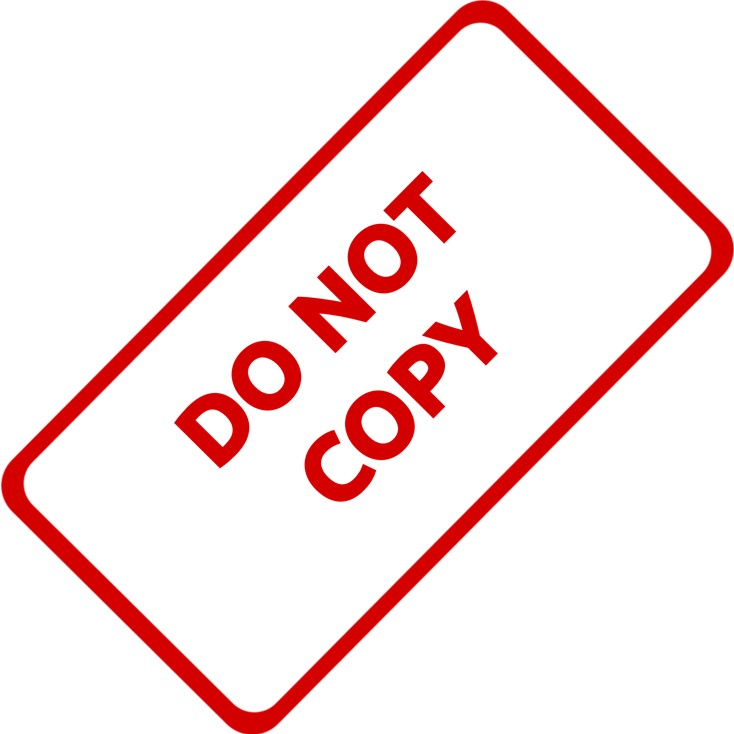
#> input picture python/cv_data/watermark_no_copy.png, 734 x 734 px
$ jupyter execute --allow-errors opencv_pt04.ipynb   (text cells are left out)
#> lines starting #> are read from the running program, lines starting #| are printed output that depends on the picture; after the words box and inside, x2 and y2 are one past the last pixel; in counts of white or black regions, pixels touching at a corner belong together
[cell 1]
import numpy as np
import cv2
import pandas as pd
import matplotlib.pyplot as plt
from PIL import Image

[cell 2]
img1 = cv2.imread("../cv_data/tree.bmp")
#> (the rest of this cell did not finish here and is left out)

[cell 3]
img2 = cv2.imread("../cv_data/watermark_no_copy.png")
#> img2 is the input picture: shape (734, 734, 3); mean B, G, R 228.1, 228.1, 250
img2 = cv2.cvtColor(img2, cv2.COLOR_BGR2RGB)
plt.imshow(img2)

#> (a cell that did not finish here is left out)

#> (a cell that did not finish here is left out)

[cell 6]
img2 = cv2.resize(img2, (600, 600))
#> img2: shape (600, 600, 3)

#> (a cell that did not finish here is left out)

#> (a cell that did not finish here is left out)

#> (a cell that did not finish here is left out)

#> (a cell that did not finish here is left out)

[cell 11]
img2_gray = cv2.cvtColor(img2, cv2.COLOR_RGB2GRAY)
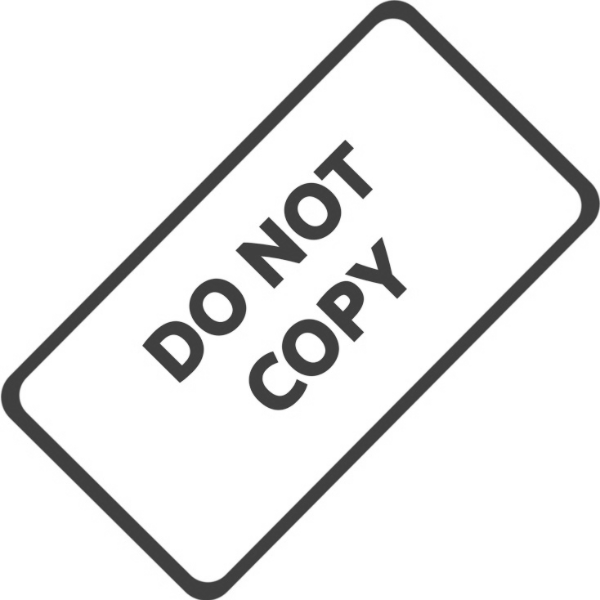
#> img2_gray: shape (600, 600); min 59, max 255, mean 234.6
plt.imshow(img2_gray, cmap="gray")

[cell 12]
mask_inv = cv2.bitwise_not(img2_gray)
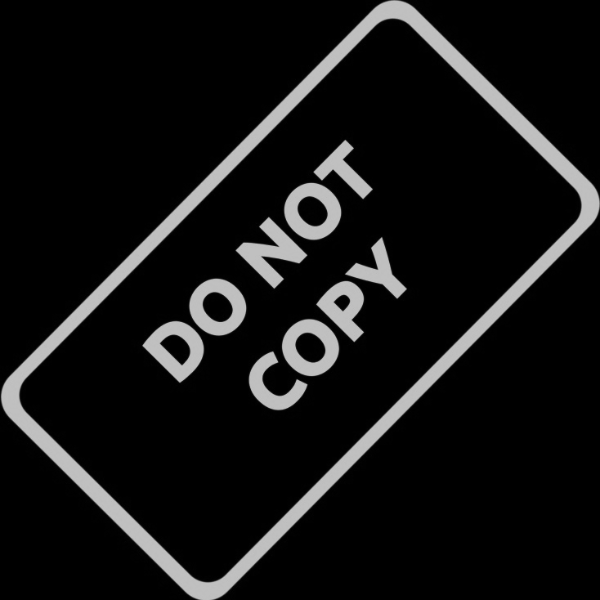
#> mask_inv: shape (600, 600); min 0, max 196, mean 20.4

plt.imshow(mask_inv, cmap="gray")

[cell 13]
mask_inv[mask_inv<= 120] = 0
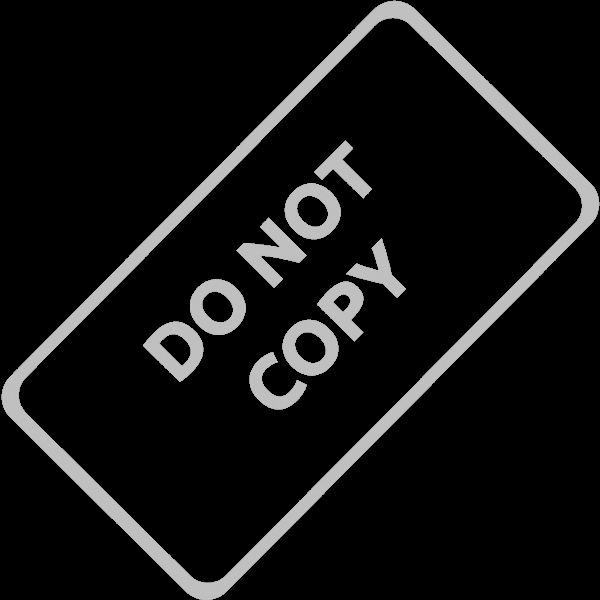
#> mask_inv: shape (600, 600); 10.52% of pixels changed, all inside (x1, y1, x2, y2) = (0, 0, 600, 600)
fg = cv2.bitwise_or(img2, img2, mask=mask_inv)
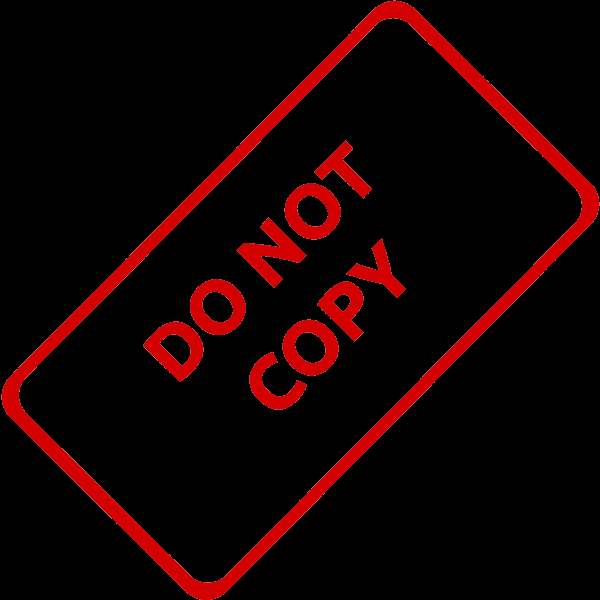
#> fg: shape (600, 600, 3); mean R, G, B 21.5, 0.7, 0.7
plt.imshow(fg)

#> (a cell that did not finish here is left out)

#> (a cell that did not finish here is left out)

[cell 16]
src = cv2.imread("../cv_data/airplane.bmp", cv2.IMREAD_COLOR)
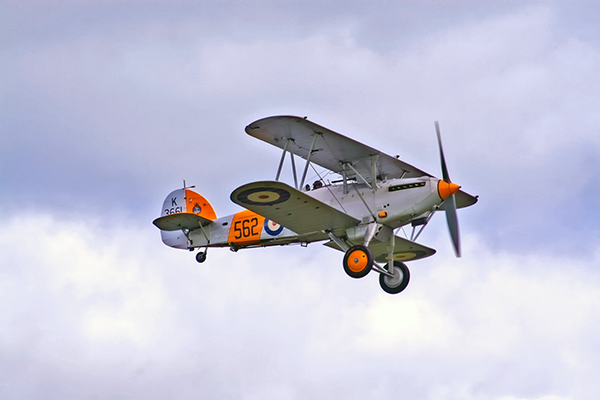
#> input picture python/cv_data/airplane.bmp, 600 x 400 px
#> src is the input picture: shape (400, 600, 3); mean B, G, R 217.1, 197.6, 196.8
plt.imshow(src)

[cell 17]
mask = cv2.imread("../cv_data/mask_plane.bmp",cv2.IMREAD_GRAYSCALE)
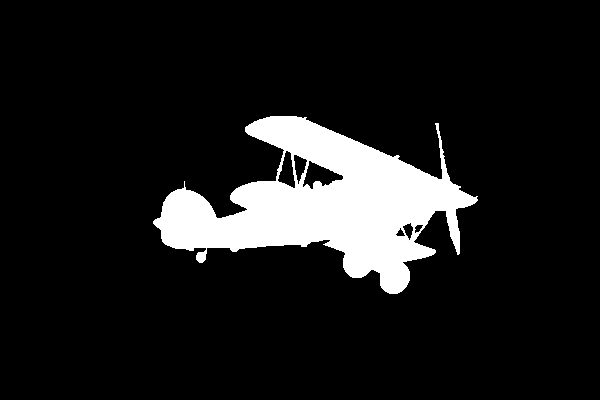
#> input picture python/cv_data/mask_plane.bmp, 600 x 400 px
#> mask: shape (400, 600); 10.8% white; 1 white region, box (x1, y1, x2, y2) and area: (153, 116, 478, 294) 25896
plt.imshow(mask,cmap="gray")

[cell 18]
dst = cv2.imread("../cv_data/field.bmp", cv2.IMREAD_COLOR)
#> (the rest of this cell did not finish here and is left out)

[cell 19]
plt.imshow(cv2.copyTo(src, mask, dst))
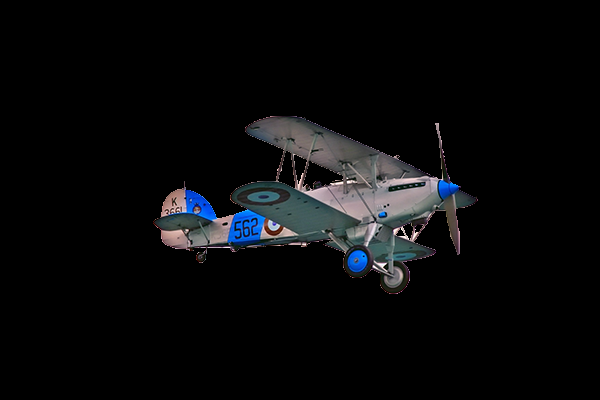
#> shown: shape (400, 600, 3); mean R, G, B 9.5, 10.2, 11.3

[cell 20]
import cv2
cap = cv2.VideoCapture(0)
cap.set(cv2.CAP_PROP_FRAME_WIDTH, 640)
cap.set(cv2.CAP_PROP_FRAME_HEIGHT, 400)

while 1:
    ret, frame = cap.read()
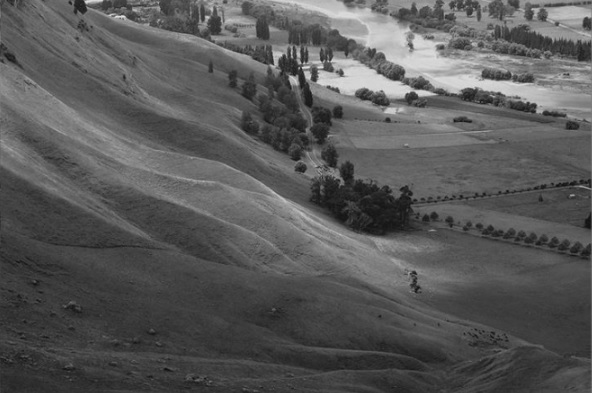
#> input picture python/cv_data/Hawkes.jpg, 592 x 393 px, given in place of the camera
#> frame is the input picture: shape (393, 592, 3); min 13, max 230, mean 88.3
    cv2.imshow("",frame)
    if cv2.waitKey(10) == 27:
#> (key Esc is pressed here)
        break

cap.release()
cv2.destroyAllWindows()
